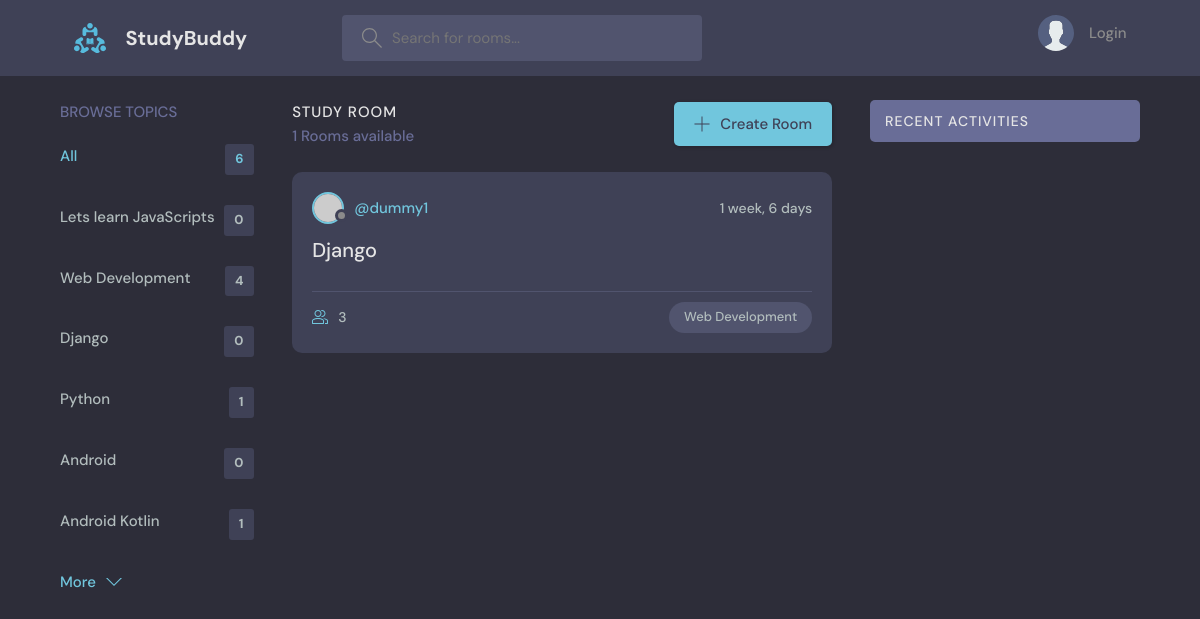
Screenshot of /?q=Django with the database file from the repository.
### base/models.py (models this page shows, shortened)
class Topic(models.Model):
    name = models.CharField(max_length=200)

class Room(models.Model):
    host =models.ForeignKey(User,on_delete=models.SET_NULL,null=True)
    topic = models.ForeignKey(Topic,on_delete=models.SET_NULL,null=True)
    name = models.CharField(max_length=200)
    description = models.TextField(null=True,blank=True)
    participants = models.ManyToManyField(User,related_name='participants',blank=True)
    updated = models.DateTimeField(auto_now=True)
    created = models.DateTimeField(auto_now_add=True)
    class Meta:
        ordering = ['-updated','-created']

### base/views.py (the view)
# urls.py: path('',views.home,name="home"),
def home(request):
    q = request.GET.get('q') if request.GET.get('q') != None else ''
    rooms = Room.objects.filter(
        Q(topic__name__icontains=q) |
        Q(name__icontains=q) |
        Q(description__icontains=q)
    )
    topics = Topic.objects.all()
    room_count = rooms.count()
    room_messages = Message.objects.filter(
        Q(room__topic__name__icontains = q)
    )
    context = {'rooms':rooms,'topics':topics,'room_count':room_count,'room_messages':room_messages}
    return render(request,'base/home.html',context)

### base/templates/base/home.html (shortened to what this page needs)
{% extends 'main.html' %}
{% block content %}
    <main class="layout layout--3">
      <div class="container">
        {% include 'base/topics_component.html' %}
        <div class="roomList">
          <div class="roomList__header">
            <div>
              <h2>Study Room</h2>
              <p>{{room_count}} Rooms available</p>
            </div>
            <a class="btn btn--main" href="{% url 'create-room' %}">
              <svg version="1.1" xmlns="http://www.w3.org/2000/svg" width="32" height="32" viewBox="0 0 32 32">
                <title>add</title>
                <path
                  d="M16.943 0.943h-1.885v14.115h-14.115v1.885h14.115v14.115h1.885v-14.115h14.115v-1.885h-14.115v-14.115z"
                ></path>
              </svg>
              Create Room
            </a>
          </div>
          {% include 'base/feed_component.html' %}
        </div>
        {% include 'base/activity _component.html' %}
      </div>
    </main>
    {% endblock %}

### base/templates/base/topics_component.html
<div class="topics">
    <div class="topics__header">
      <h2>Browse Topics</h2>
    </div>
    <ul class="topics__list">
      <li>
        <a href="{% url 'home' %}" class="active">All <span>{{topics.count}}</span></a>
      </li>
      {% for topic in topics %}
      <li>
        <a href="{% url 'home' %}?q={{topic.name}}">{{topic.name}} <span>{{topic.room_set.all.count}}</span></a>
      </li>
      {% endfor %}
    </ul>
    <a class="btn btn--link" href="topics.html">
      More
      <svg version="1.1" xmlns="http://www.w3.org/2000/svg" width="32" height="32" viewBox="0 0 32 32">
        <title>chevron-down</title>
        <path d="M16 21l-13-13h-3l16 16 16-16h-3l-13 13z"></path>
      </svg>
    </a>
  </div>

### base/templates/base/feed_component.html (shortened to what this page needs)
{% for room in rooms %}
<div class="roomListRoom">
    <div class="roomListRoom__header">
      <a href="{% url 'user-profile' room.host.id  %}" class="roomListRoom__author">
        <div class="avatar avatar--small">
          <img src="https://randomuser.me/api/portraits/women/11.jpg" />
        </div>
        <span>@{{room.host.username}}</span>
      </a>
      <div class="roomListRoom__actions">
        <span>{{room.created|timesince}}</span>
      </div>
    </div>
    <div class="roomListRoom__content">
      <a href="{% url 'room' room.id %}">{{room.name}}</a>
    </div>
    <div class="roomListRoom__meta">
      <a href="{% url 'room' room.id %}" class="roomListRoom__joined">
        {{room.participants.all.count}}
      </a>
      <p class="roomListRoom__topic">{{room.topic.name}}</p>
    </div>
  </div>
  {% endfor %}

### static/styles/style.css (style rules this page uses)
:root { --color-main: #71c6dd; --color-main-light: #e1f6fb; --color-dark: #3f4156; --color-dark-medium: #51546e; --color-dark-light: #696d97; --color-light: #e5e5e5; --color-gray: #8b8b8b; --color-light-gray: #b2bdbd; --color-bg: #2d2d39; --color-success: #5dd693; --color-error: #fc4b0b; }
* { font-family: "DM Sans", -apple-system, BlinkMacSystemFont, "Segoe UI", Roboto, Oxygen, Ubuntu, Cantarell, "Open Sans", "Helvetica Neue", sans-serif; margin: 0; padding: 0; box-sizing: border-box; text-rendering: optimizeLegibility; font-size: inherit; }
html { font-size: 56.25%; }
@media only screen and (min-width: 1200px) { html { font-size: 62.5%; } }
body { line-height: 1.6; font-weight: 400; font-size: 1.5rem; color: var(--color-light-gray); background-color: var(--color-bg); min-height: 100vh; }
img { width: 100%; }
a { display: inline-block; color: var(--color-main); text-decoration: none; }
.container { max-width: 120rem; width: 90%; margin: auto; }
.btn { background-color: transparent; border: none; display: inline-flex; align-items: center; gap: 1rem; cursor: pointer; transition: all ease-in-out 0.3s; padding: 1rem 2rem; border-radius: 5px; box-shadow: 1px 1px 3px 1px rgba(0, 0, 0, 0.15); font-weight: 500; }
.btn--link { border-radius: 0; padding: 0; color: var(--color-main); box-shadow: none; }
.btn--main { background-color: var(--color-main); color: var(--color-dark); }
.btn > svg { fill: currentColor; width: 1.6rem; height: 1.6rem; }
.avatar { position: relative; display: inline-block; border-radius: 50%; border: 2px solid var(--color-main); }
.avatar img { display: block; border-radius: 50%; object-fit: cover; object-position: center; }
.avatar::after { content: ""; display: block; position: absolute; background-color: var(--color-gray); z-index: 111; border-radius: 50%; border: 0.3rem solid var(--color-dark); }
.avatar.avatar--small img { width: 2.8rem; height: 2.8rem; }
.avatar.avatar--small:after { width: 0.7rem; height: 0.7rem; bottom: 0px; right: -6px; }
.layout { margin-top: 2.4rem; }
.layout > .container { display: flex; justify-content: space-between; align-items: flex-start; }
.layout--3 > .container > div:first-child { flex-basis: 18%; max-width: 22.5rem; }
.layout--3 > .container > div:nth-child(2) { flex-basis: 50%; }
.topics__header { margin-bottom: 2rem; }
.topics__header h2 { text-transform: uppercase; font-weight: 500; color: var(--color-dark-light); }
.topics__list { list-style: none; }
.topics__list li a { display: flex; justify-content: space-between; margin-bottom: 3rem; font-weight: 500; color: var(--color-light-gray); transition: all 0.3s ease-in-out; }
.topics__list li a.active, .topics__list li a:hover { color: var(--color-main); }
.topics__list li a span { padding: 0.5rem 1rem; background-color: var(--color-dark); border-radius: 3px; font-size: 1.3rem; font-weight: 700; letter-spacing: 1px; }
.roomList__header { display: flex; justify-content: space-between; align-items: center; margin-bottom: 2.4rem; }
.roomList__header h2 { text-transform: uppercase; font-weight: 500; color: var(--color-light); letter-spacing: 1px; }
.roomList__header p { font-weight: 500; color: var(--color-dark-light); }
.roomListRoom { margin-bottom: 2.4rem; background-color: var(--color-dark); border-radius: 1rem; padding: 2rem; }
.roomListRoom__header { display: flex; justify-content: space-between; align-items: center; }
.roomListRoom__author { font-weight: 500; display: flex; align-items: center; gap: 1rem; }
.roomListRoom__actions { display: flex; align-items: flex-start; gap: 1rem; position: relative; }
.roomListRoom__actions span { font-size: 1.4rem; font-weight: 500; }
.roomListRoom__content { margin: 1rem 0; }
.roomListRoom__content a { font-size: 2rem; font-weight: 500; margin-bottom: 1.5rem; color: var(--color-light); transition: all 0.3s ease-in-out; }
.roomListRoom__meta { border-top: 1px solid var(--color-dark-medium); padding-top: 1rem; display: flex; align-items: center; justify-content: space-between; }
.roomListRoom__joined { color: var(--color-light-gray); display: flex; align-items: center; gap: 1rem; font-size: 1.4rem; font-weight: 500; }
.roomListRoom__joined svg { fill: var(--color-main); width: 1.6rem; height: 1.6rem; }
.roomListRoom__topic { padding: 5px 1.5rem; background-color: var(--color-dark-medium); border-radius: 5rem; font-weight: 500; font-size: 1.3rem; }

### rows the page displays
Topic: name "Lets learn JavaScripts", room_set.all.count "0"
Topic: name "Web Development", room_set.all.count "4"
Topic: name "Django", room_set.all.count "0"
Topic: name "Python", room_set.all.count "1"
Topic: name "Android", room_set.all.count "0"
Topic: name "Android Kotlin", room_set.all.count "1"
Room: host.username "dummy1", created "1 week, 6 days", name "Django", participants.all.count "3", topic.name "Web Development"

### other values shown
{{ topics.count }} "6"
{{ room_count }} "1"
